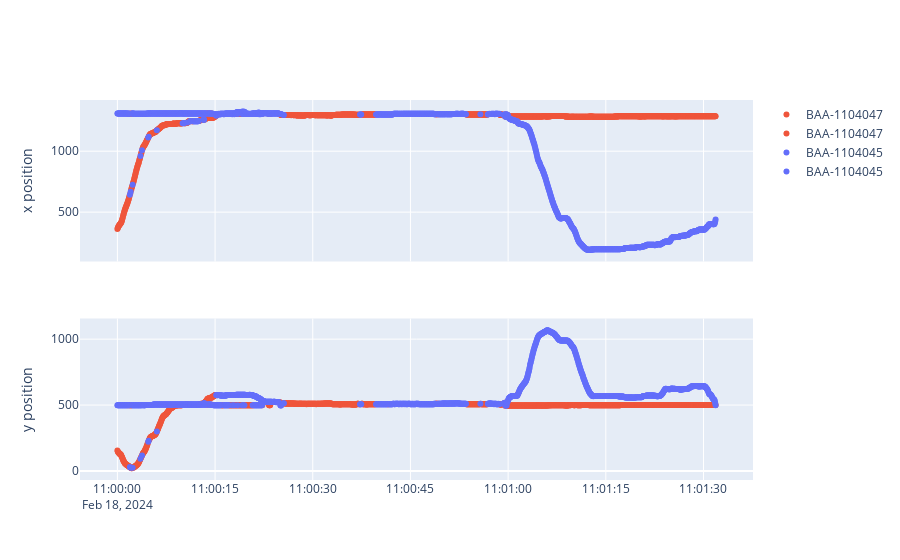

Here is the notebook cell this chart was saved with:
### Code cell
fig = make_subplots(rows=2, cols=1, shared_xaxes=True)
data = centroid_df.loc["2024-02-18 11:00:00":"2024-02-18 11:01:31.860000134"].copy()
# Compute speed
data["speed"] = (
    data.groupby("class")[["x", "y"]].diff().apply(np.linalg.norm, axis=1)
    / data.reset_index().groupby("class")["time"].diff().dt.total_seconds().values
)
classes = data["class"].unique()
for class_ in classes:
    fig.append_trace(
        go.Scatter(
            x=data[data["class"] == class_].index,
            y=data[data["class"] == class_]["x"],
            mode="markers",
            name=str(class_),  # Use the class as the name of the trace
            marker=dict(color=subject_colors_dict[class_]),
            hovertemplate="Speed: %{text}",
            text=data[data["class"] == class_]["speed"].tolist(),
        ),
        row=1,
        col=1,
    )
    fig.append_trace(
        go.Scatter(
            x=data[data["class"] == class_].index,
            y=data[data["class"] == class_]["y"],
            mode="markers",
            name=str(class_),  # Use the class as the name of the trace
            marker=dict(color=subject_colors_dict[class_]),
            hovertemplate="Speed: %{text}",
            text=data[data["class"] == class_]["speed"].tolist(),
        ),
        row=2,
        col=1,
    )
fig.update_yaxes(title_text="x position", row=1, col=1)
fig.update_yaxes(title_text="y position", row=2, col=1)

fig.show()

### Figure 1 — Plotly figure (JSON) as saved in the notebook; plotly's stock layout.template omitted (floating-point values rounded to 4 significant figures; data arrays with more than 128 entries replaced by an {"elided": "..."} marker saying what was removed)
{"data": [{"hovertemplate": "Speed: %{text}", "marker": {"color": "#EF553B"}, "mode": "markers", "name": "BAA-1104047", "text": {"elided": "1166 str values"}, "type": "scatter", "x": {"elided": "1166 str values"}, "xaxis": "x", "y": {"elided": "1166 int values"}, "yaxis": "y"}, {"hovertemplate": "Speed: %{text}", "marker": {"color": "#EF553B"}, "mode": "markers", "name": "BAA-1104047", "text": {"elided": "1166 str values"}, "type": "scatter", "x": {"elided": "1166 str values"}, "xaxis": "x2", "y": {"elided": "1166 int values"}, "yaxis": "y2"}, {"hovertemplate": "Speed: %{text}", "marker": {"color": "#636EFA"}, "mode": "markers", "name": "BAA-1104045", "text": {"elided": "1288 str values"}, "type": "scatter", "x": {"elided": "1288 str values"}, "xaxis": "x", "y": {"elided": "1288 int values"}, "yaxis": "y"}, {"hovertemplate": "Speed: %{text}", "marker": {"color": "#636EFA"}, "mode": "markers", "name": "BAA-1104045", "text": {"elided": "1288 str values"}, "type": "scatter", "x": {"elided": "1288 str values"}, "xaxis": "x2", "y": {"elided": "1288 int values"}, "yaxis": "y2"}], "layout": {"xaxis": {"anchor": "y", "domain": [0, 1], "matches": "x2", "showticklabels": false}, "xaxis2": {"anchor": "y2", "domain": [0, 1]}, "yaxis": {"anchor": "x", "domain": [0.575, 1], "title": {"text": "x position"}}, "yaxis2": {"anchor": "x2", "domain": [0, 0.425], "title": {"text": "y position"}}}}
